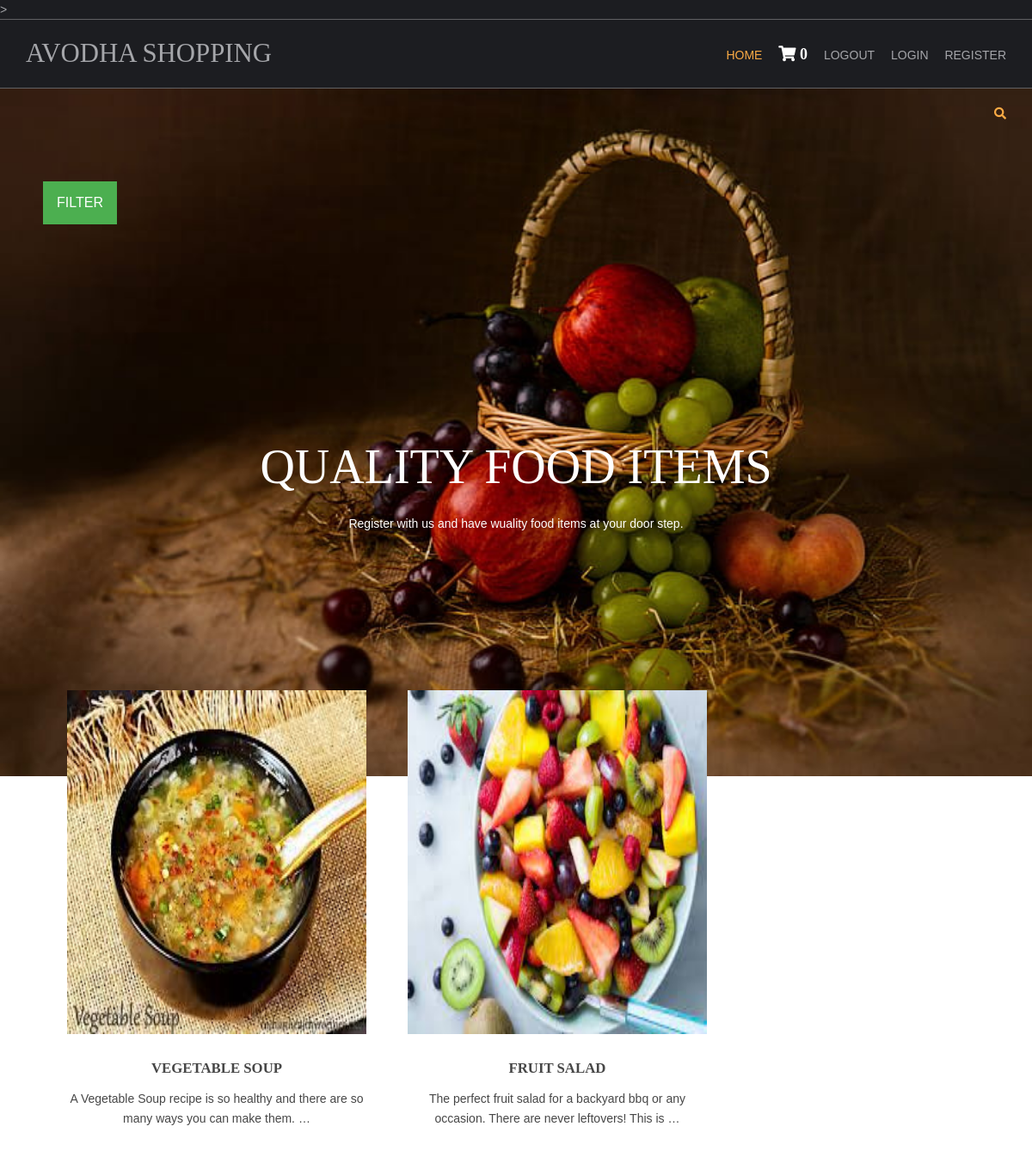
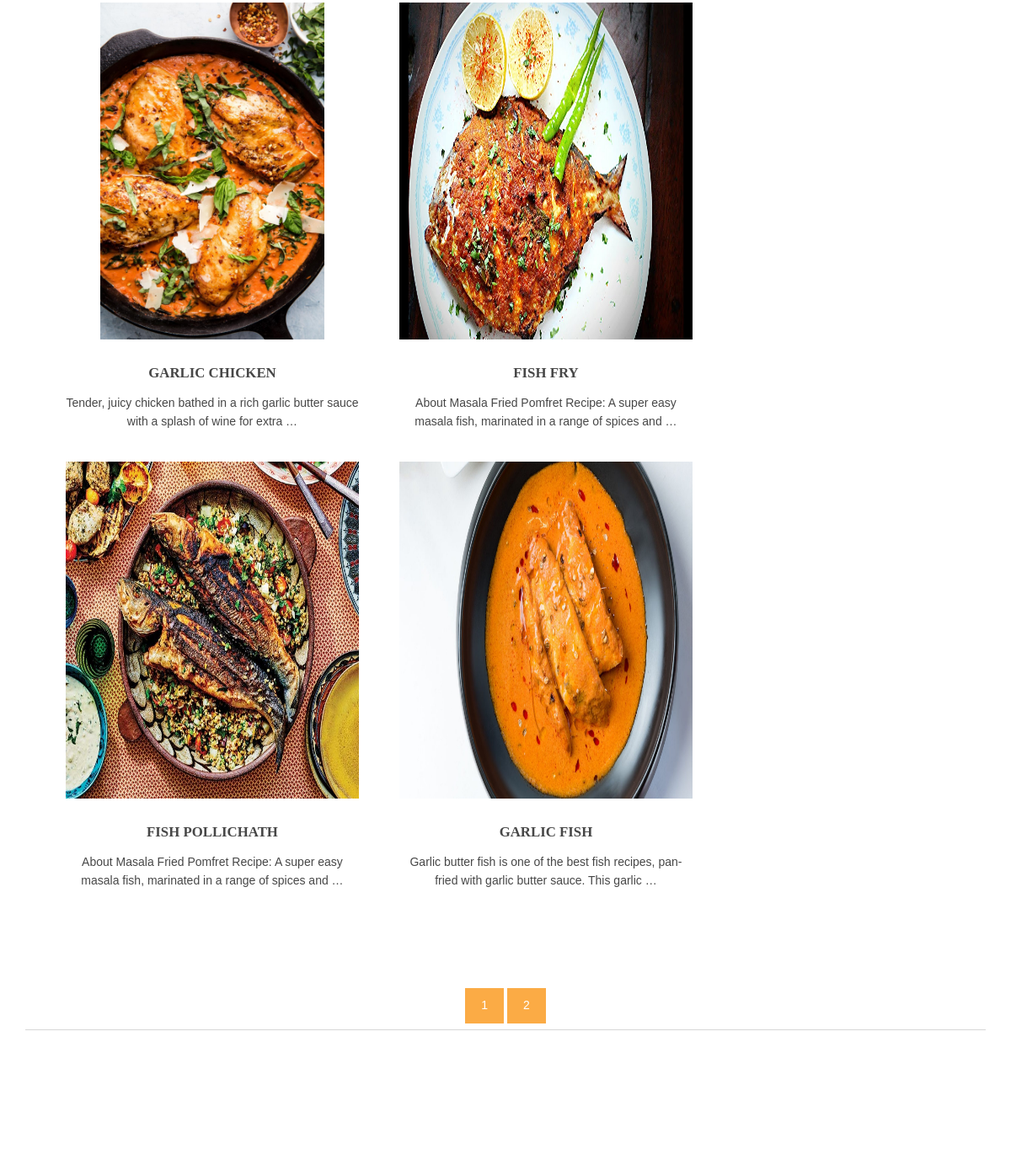
The page / on the database its author committed (2 pictures, top to bottom).
### shop/models.py (models this page shows, shortened)
class products(models.Model):
    name=models.CharField(max_length=150,unique=True)
    slug=models.SlugField(max_length=150,unique=True)
    img=models.ImageField(upload_to='product')
    desc=models.TextField()
    stock=models.IntegerField()
    available=models.BooleanField()
    price=models.IntegerField()
    category=models.ForeignKey(categ,on_delete=models.CASCADE)
    def get_url(self):
        return reverse('details',args=[self.category.slug,self.slug])

### shop/views.py (the view)
# urls.py: 2. Add a URL to urlpatterns:  path('', views.home, name='home')
def home(request,c_slug=None):
    c_page=None
    prodt=None
    if c_slug!=None:
        c_page=get_object_or_404(categ,slug=c_slug)
        prodt=products.objects.filter(category=c_page,available=True)
    else:
        prodt=products.objects.all().filter(available=True)
    cat=categ.objects.all()
    paginator=Paginator(prodt,6)
    try:
        page=int(request.GET.get('page','1'))
    except:
        page=1
    try:
        pro=paginator.page(page)
    except(EmptyPage,InvalidPage):
        pro=paginator.page(paginator.num_pages)
    return render(request,'index.html',{'pr':prodt,'ct':cat,'pg':pro})

### cart/context_processor.py (called while the page is built)
def count(request):
    item_count=0
    if 'admin' in request.path:
        return{}
    else:
        try:
            ct=cartlist.objects.filter(cart_id=c_id(request))
            cti=items.objects.all().filter(cart=ct[:1])
            for c in cti:
                item_count+=c.quan
        except cartlist.DoesNotExist:
            item_count=0
        return dict(itc=item_count)

### cart/views.py (called while the page is built)
def c_id(request):
    ct_id=request.session.session_key
    if not ct_id:
        ct_id=request.session.create()
    return ct_id

### shop/models.py (called while the page is built)
    def get_url(self):
        return reverse('prod_cat',args=[self.slug])

### templates/index.html (shortened to what this page needs)
{% extends 'base.html' %}
{% load static %}
{% block content %}
<html lang="">
<head>
<link href="{% static 'hm/layout/styles/layout.css' %}" rel="stylesheet" type="text/css" media="all">
</head>
<body id="top">
<div class="abcd" style="background-image:url({% static 'hm/images/demo/backgrounds/apple.jpg' %});">
  <div class="wrapper row0">
    <div id="topbar" class="hoc clear">
  <div class="fl_right">
    <ul class="nospace">
      <li id="searchform">
      </li>
    </ul>
  </div>
  </div
    <div class="dropdown">
      <button class="dropbtn">FILTER</button>
    </div>
  </div>
  <div id="pageintro" class="hoc clear">
    <article>
      <h3 class="heading">QUALITY FOOD ITEMS</h3>
      <p>Register with us and have wuality food items at your door step.</p>
    </article>
  </div>
</div>
<div class="wrapper row3">
  <main class="hoc container clear">
    <section id="introblocks">
      <ul class="nospace group btmspace-80">
{% for i in pg.object_list %}
        <li class="one_third">
          <figure><a class="imgover" href="{{i.get_url}}"><img src="{{i.img.url}}" alt="" style="height:400;"></a>
            <figcaption>
              <h6 class="heading">{{i.name}}</h6>
              <p>{{i.desc|truncatewords:17}}</p>
              <br>
            </figcaption>
          </figure>
        </li>
{% endfor %}
      </ul>
    </section>
    <center>
{% for p in pg.paginator.page_range %}
<a href="?page={{p}}" class="btn btn-light btn-sm {% if pg.number == p %} active {% endif %}">{{p}}</a>
{% endfor %}
    </center>
    <hr class="btmspace-80">
  </main>
</div>
</body>
</html>
{% endblock %}

### templates/base.html (shortened to what this page needs)
{% load static %}
<html lang="">
<head>
<link href="{% static 'hm/layout/styles/layout.css' %}" rel="stylesheet" type="text/css" media="all">
</head>
<body id="top">
   >
  <div class="wrapper row1">
    <header id="header" class="hoc clear">
      <div id="logo" class="fl_left">
        <h1><a href="/">AVODHA SHOPPING</a></h1>
      </div>
      <nav id="mainav" class="fl_right">
        <ul class="clear">
          <li class="active"><a href="/">Home</a></li>
          <li><a class="active" href="{% url 'cartDetails' %}"><i class="fa fa-shopping-cart" style="font-size:18px;color:white">&nbsp;{{itc}}</i></a></li>
          <li><a class="active" href="#">LogOut</a></li>
          <li><a class="active" href="#">LogIn</a></li>
          <li><a class="active" href="#">Register</a></li>
        </ul>
      </nav>
    </header>
  </div>
  {% block content %}
  {% endblock %}
  </body>
  </html>

### static/hm/layout/styles/layout.css (style rules this page uses)
.row1 { border:solid; border-width:1px 0; }
#topbar { padding:20px 0; font-size:.8rem; text-transform:uppercase; }
#topbar ul li { display:inline-block; margin-right:15px; }
#topbar ul li:last-child { margin-right:0; padding-right:0; border-right:none; }
#topbar #searchform { position:relative; line-height:1; z-index:9999; }
#topbar #searchform::after { display:block; height:18px; line-height:18px; padding:0; font-family:"Font Awesome\ 5 Free"; font-weight:900; font-size:1rem; content:"\f002"; }
#topbar #searchform ::placeholder { text-transform:capitalize; }
#header #logo { margin:22px 0 0 0; }
#header #logo h1 { margin:0; padding:0; font-size:2.2rem; text-transform:uppercase; }
#pageintro { padding:200px 0 300px; }
#pageintro article, #pageintro article p { display:block; max-width:75%; margin:0 auto; text-align:center; }
#pageintro article p { max-width:65%; line-height:2rem; }
#pageintro .heading { margin-bottom:20px; font-size:4rem; }
.container { padding:80px 0; }
#introblocks { display:block; position:relative; margin:-180px 0 0 0; z-index:1; text-align:center; }
#introblocks figure figcaption { display:block; padding:30px 0 0 0; text-align:center; }
#introblocks figure figcaption .heading { font-size:1.2rem; font-weight:700; margin-bottom:0; }
*, *::before, *::after { transition:all .3s ease-in-out; }
nav ul, nav ol { margin:0; padding:0; list-style:none; }
#mainav, #breadcrumb, .sidebar nav { line-height:normal; }
#mainav ul { text-transform:uppercase; }
#mainav li { display:inline-block; position:relative; margin:0 15px 0 0; padding:0; }
#mainav li:last-child { margin-right:0; }
#mainav li a { display:block; padding:30px 0; }
body { color:#A5A6AA; background-color:#1C1D21; }
a { color:#FBAB45; }
hr, .borderedbox { border-color:#D7D7D7; }
.btn, .btn.inverse:hover { color:#FFFFFF; background-color:#FBAB45; border-color:#FBAB45; }
.imgover, .imgover:hover::after { color:#FFFFFF; }
.row1 { border-color:rgba(255,255,255,.3); }
.row3 { color:#474747; background-color:#FFFFFF; }
#topbar #searchform { color:#FBAB45; }
#header #logo h1 a { color:inherit; }
#pageintro { color:#FFFFFF; }
#mainav li a { color:inherit; }
#mainav .active a, #mainav a:hover, #mainav li:hover > a { color:#FBAB45; background-color:inherit; }
@media screen and (min-width:1140px) { .hoc { max-width:1140px; } }

### templates/index.html (style rules this page uses)
.dropbtn { background-color: #4CAF50; color: white; padding: 16px; font-size: 16px; border: none; cursor: pointer; }
.dropdown { position: relative; display: inline-block; padding: 50px; }
.abcd { height:100% ; background-position:center ; background-repeat: no-repeat; background-size: cover; }

### rows shown on the page
products: img (picture), name "VEGETABLE SOUP", desc "A Vegetable Soup recipe is so healthy and there are so many ways you can make them. …"
products: img (picture), name "FRUIT SALAD", desc "The perfect fruit salad for a backyard bbq or any occasion. There are never leftovers! This is …"
products: img (picture), name "GARLIC CHICKEN", desc "Tender, juicy chicken bathed in a rich garlic butter sauce with a splash of wine for extra …"
products: img (picture), name "FISH FRY", desc "About Masala Fried Pomfret Recipe: A super easy masala fish, marinated in a range of spices and …"
products: img (picture), name "FISH POLLICHATH", desc "About Masala Fried Pomfret Recipe: A super easy masala fish, marinated in a range of spices and …"
products: img (picture), name "GARLIC FISH", desc "Garlic butter fish is one of the best fish recipes, pan-fried with garlic butter sauce. This garlic …"

### other values the page prints
{{ itc }} "0"
{{ p }} "1" "2"
